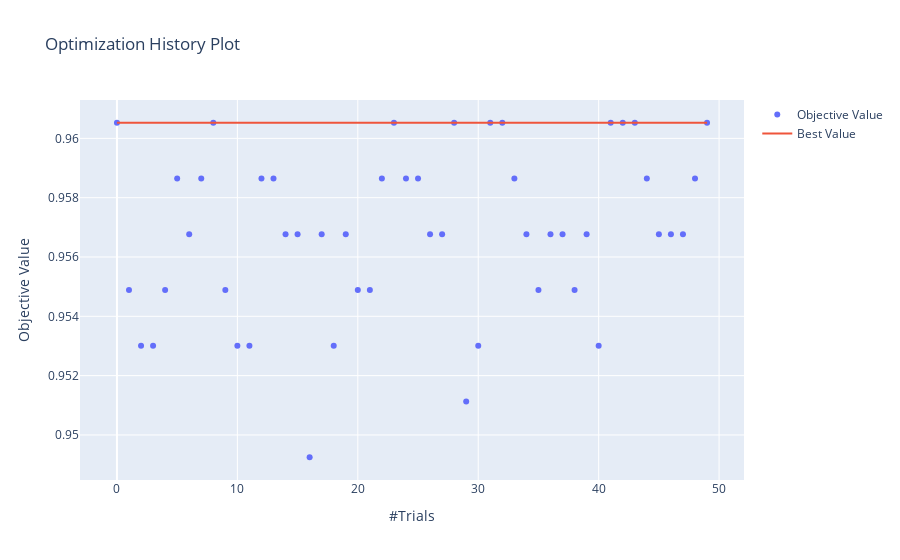

Notebook cell for this chart:
### Code cell
optuna.visualization.plot_optimization_history(study)
